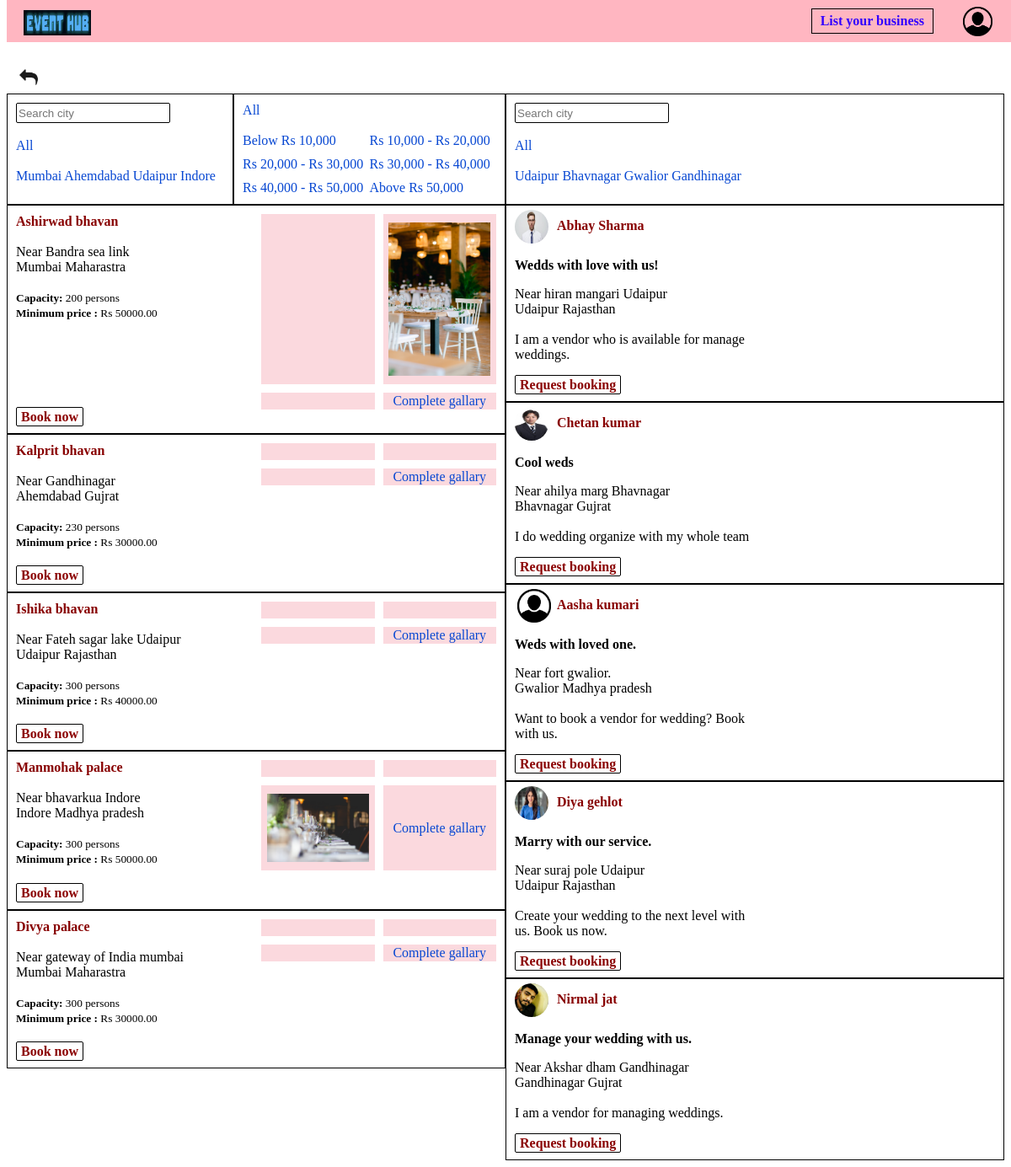
The page /book/1/ on the database as committed earlier.
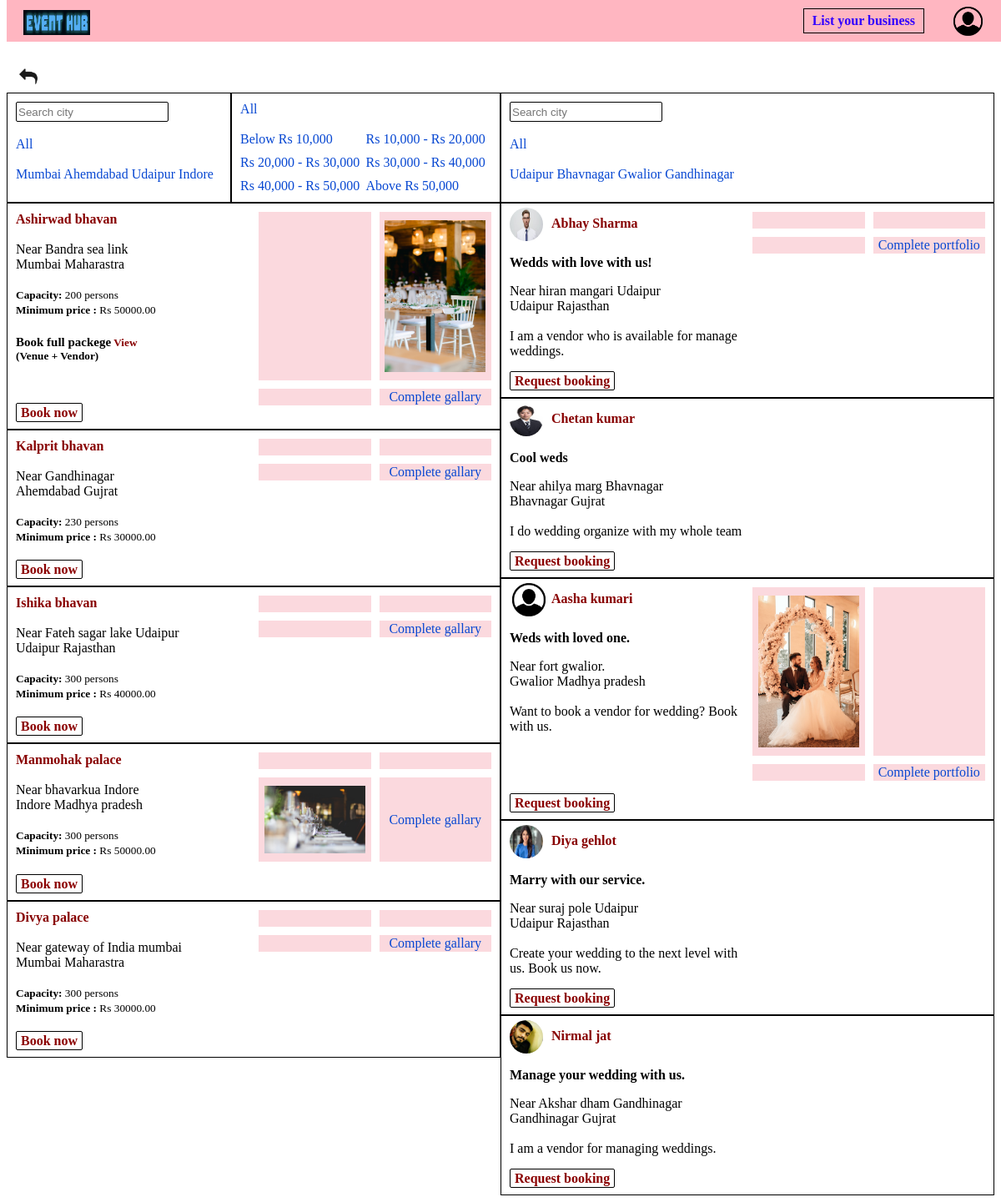
The same page on the database as committed later.
### EventPlanner/models.py (models this page shows, shortened)
class Venue(models.Model):
    name = models.CharField(max_length=100,null = False,blank = False)
    about = models.TextField(blank = True,null = True)
    min_price = models.DecimalField(max_digits = 10, decimal_places = 2,null = True,blank = True)
    max_capacity = models.IntegerField(null = False,blank = False)
    location = models.TextField(null = False,blank = False)
    city = models.CharField(max_length = 20,null = False,blank = False)
    state = models.CharField(choices = venue_choices,max_length = 50,null = False,blank = False)
    vendors = models.ManyToManyField(User,null = True,blank = True)
    category = models.ManyToManyField(Category)
    service_offered = models.TextField(null = True,blank = True)
    contact_info = models.TextField(null = False,blank = False)
    venue_images = models.ManyToManyField('Image', blank = True,null = True)

class Image(models.Model):
    user_profile = models.ForeignKey('userprofile',on_delete = models.CASCADE,null = True,blank = True)
    venue_object = models.ForeignKey('Venue',on_delete = models.CASCADE,null = True, blank = True)
    image = models.ImageField(upload_to='images/',null = True,blank = True)
    upload_date = models.DateTimeField(auto_now = True)

class Event(models.Model):
    category = models.ForeignKey(Category,on_delete=models.CASCADE)
    event_planner = models.ForeignKey(User,on_delete=models.CASCADE,null=True)
    name = models.CharField(max_length=100)
    description = models.TextField(null=True,blank=True)

class UserProfile(models.Model):
    user = models.OneToOneField(User,on_delete=models.CASCADE)
    user_type = models.CharField(choices=user_type_choices,max_length=50)
    contact_info = models.CharField(max_length = 200,blank = True,null = True,verbose_name='Contact information')
    company_name = models.CharField(max_length =  50,blank = True,null = True)
    website = models.URLField(max_length = 200,blank = True,null = True)
    about = models.TextField(blank = True,null = True)
    city = models.CharField(max_length = 20,null = False,blank = False)
    state = models.CharField(max_length = 20,null = False,blank = False)
    location = models.TextField(blank = True,null = True)
    service_offered = models.TextField(blank = True,null = True)
    profile_picture = models.ImageField(upload_to = 'images/',null = True,blank = True)
    vendor_images = models.ManyToManyField('Image', blank = True,null = True,related_name = 'portfolio_images')

### customer/views.py (the view, shortened to what this page needs)
# urls.py: path('book/<int:pk>/',views.book),
def book(request,pk):
    if not request.user.is_authenticated or request.user.userprofile.user_type == 'is_customer':
        error = None
        category = Category.objects.get(id = pk)
        events_on_category = Event.objects.filter(category = category)
        events = Event.objects.filter(category = category)
        venues = Venue.objects.filter(category = category)
        venues_on_category = Venue.objects.filter(category = category)
        if request.method == 'GET':
            venue_city = request.GET.get('venue-city')
            min_price = request.GET.get('min_price')
            max_price = request.GET.get('max_price')
            vendor_city = request.GET.get('vendor-city')
            vendor_name = request.GET.get('vendor-name')
            vendor_first_name = request.GET.get('vendor-first-name')
            vendor_last_name = request.GET.get('vendor-last-name')
            try:
                if venue_city and not min_price:
                    venues = Venue.objects.filter(category = category,city__icontains = venue_city)
                if min_price and max_price and not venue_city:
                    venues = Venue.objects.filter(category = category,min_price__lt = float(max_price),min_price__gte = float(min_price))
                if min_price and max_price and venue_city:
                    venues = Venue.objects.filter(category=category,city__icontains = venue_city,min_price__lt = float(max_price),min_price__gte = float(min_price))
            except:
                pass
        context = {'error':error,'events':events,'venues':venues,'pk':pk,'venue_city':venue_city,'min_price':min_price,'max_price':max_price,'vendor_city':vendor_city,'events_on_category':events_on_category,'venues_on_category':venues_on_category,}
        return render(request,'customer/booking.html',context)

### customer/templates/customer/booking.html (shortened to what this page needs)
<!DOCTYPE html>
<html lang="en">
<head>
    {% load static %}
    <link rel="stylesheet" type="text/css" href="{% static 'customer/css/booking.css' %}">
    <link rel="stylesheet" href="{% static 'EventPlanner/css/navbar.css' %}">
</head>
<body>
    <div class="navbar-div">
        {% include 'navbar.html' %}
        </div>
        <a href="{{request.META.HTTP_REFERER}}" class="go-back">
            <img src="/static/images/back.png" alt="" width="40px"  >
        </a>
        <div class="grid-div">
            {% if venues %}
            <div class="venue-div">
                <div class="filter-div-event">
                    <div class="filter">
                        <form action="" method="GET">
                            <input type="text" placeholder="Search city" name="venue-city" class="search-bar-city" >
                        </form>
                        <br>
                        <a href="/book/{{pk}}/" class="all-city">All</a>
                        <br><br>
                        {% for venue in venues %}
                            {% if not min_price %}
                            <a href="/book/{{pk}}/?venue-city={{venue.city}}"
                                class="venue-{{venue.city}} venue-city">{{venue.city}}</a>
                            {% else %}
                            <a href="/book/{{pk}}/?min_price={{min_price}}&max_price={{max_price}}&venue-city={{venue.city}}"
                                class="venue-{{venue.city}} venue-city">{{venue.city}}</a>
                            {% endif %}
                        {% endfor %}
                    </div>
                    <div class="filter">
                        <a href="/book/{{pk}}/" class="all-price-range">All</a>
                        <br><br>
                        {% if not venue_city %}
                        <div class="venue-price-range">
                            <div>
                                <a href="/book/{{pk}}/?min_price=0&max_price=9999" class="price-range">Below Rs 10,000</a>
                            </div>
                            <div>
                                <a href="/book/{{pk}}/?min_price=10000&max_price=19999" class="price-range">Rs 10,000 - Rs 20,000</a>
                            </div>
                            <div>
                                <a href="/book/{{pk}}/?min_price=20000&max_price=29999" class="price-range">Rs 20,000 - Rs 30,000</a>
                            </div>
                            <div>
                                <a href="/book/{{pk}}/?min_price=30000&max_price=39999" class="price-range">Rs 30,000 - Rs 40,000</a>
                            </div>
                            <div>
                                <a href="/book/{{pk}}/?min_price=40000&max_price=49999" class="price-range">Rs 40,000 - Rs 50,000</a>
                            </div>
                            <div>
                                <a href="/book/{{pk}}/?min_price=50000&max_price=10000000000" class="price-range">Above Rs 50,000</a>
                            </div>
                        </div>
                        {% endif %}
                    </div>
                </div>
            {% for venue in venues %}
                <div class="event-info-div">
                    <div class="venue-info-container">
                        <div>
                            <a href="/venue-info/{{venue.id}}/" class="venue-name">
                                {{venue.name}}
                            </a>
                            <br><br>
                            <div class="venue-location">
                                <div>{{venue.location}}</div>
                                <div>{{venue.city}} {{venue.state}}</div>
                            </div>
                            <br>
                            <small><b>Capacity:  </b>{{venue.max_capacity}} persons</small>
                            <div><small><b>Minimum price :</b> Rs {{venue.min_price}}</small></div>
                            <h5>
                                {% if venue.vendors.all %}
                                <div><b style="font-size: 15px;"> Book full packege</b> <a href="/full-package/{{venue.id}}/" class="view">View</a></div>
                                (Venue + Vendor)
                                {% endif %}
                            </h5>
                        </div>
                        <div class="portfolio-div">
                            {% for image in venue.venue_images.all %}
                                {% if forloop.counter == 1 %}
                                <div class="showcase-img"><img src="{{image.image.url}}" alt="" ></div>
                                {% endif %}
                                {% if forloop.counter == 2 %}
                                <div class="showcase-img"><img src="{{image.image.url}}" alt="" ></div>
                                {% endif %}
                                {% if forloop.counter == 3 %}
                                <div class="showcase-img"><img src="{{image.image.url}}" alt="" ></div>
                                {% endif %}
                            {% endfor %}
                            {% if venue.venue_images.all %}
                            <div class="all-portfolio">
                                <a href="/venue-info/{{venue.id}}/" class="complete-gallary">Complete gallary</a>
                            </div>
                            {% endif %}
                        </div>
                    </div>
                    <div>
                        {% if request.user.is_authenticated %}
                        {% if request.user.userprofile.user_type == 'is_customer' %}
                        <div>
                            <p>Select date and time</p>
                            <form action="/create-book/" method="POST">
                                {% csrf_token %}
                                <input type="date" name="date" placeholder="date" required class="date-input">
                                <input type="time" name="time" placeholder="time" class="time-input">
                                <input type="hidden" value="{{venue.id}}" name="venue_id">
                                <button type="submit" class="book-now-button">Book now</button>
                            {% endif %}
                        </div>
                        {% else %}
                        <div>
                            <a href="/login/" class="unauth-book-now-button">Book now</a>
                        </div>
                        {% endif %}
                    </div>
                </div>
                {% endfor %}
            </div>
            {% endif %}
            {% if events %}
            <div class="vendor-div">
                <div class="filter-div-vendor">
                    <div class="filter">
                        <form action="" method="GET">
                            <input type="text" placeholder="Search city" name="vendor-city" class="search-bar-city">
                        </form>
                        <br>
                        <a href="/book/{{pk}}/" class="all-city">All</a>
                        <br><br>
                        {% for event in events %}
                        <a href="/book/{{pk}}/?vendor-city={{event.event_planner.userprofile.city}}"
                            class="vendor-{{event.event_planner.userprofile.city}} vendor-city">{{event.event_planner.userprofile.city}}
                        </a>
                        {% endfor %}
                    </div>
                </div>
                {% for event in events %}
                    <div class="event-info-div">
                        <div class="vendor-info-container">
                            <div>
                                {% if event.event_planner.userprofile.profile_picture %}
                                <a href="/event-planner-info/{{event.event_planner.id}}/" class="profile-image-div">
                                        <img src="{{event.event_planner.userprofile.profile_picture.url}}" alt="" width="40" height="40" class="profile-image">
                                </a>
                                {% else %}
                                <a href="/event-planner-info/{{event.event_planner.id}}/" class="profile-image-div">
                                    <div> <img src="/static/images/No profile.jpeg" alt="" width="40" height="40" class="default-profile" style="margin-right: 7px;"></div>
                                </a>
                                {% endif %}
                                <a href="/event-planner-info/{{event.event_planner.id}}/" class="vendor-name">
                                    {{event.event_planner.first_name}} {{event.event_planner.last_name}}
                                </a>
                                <br><br>
                            <p>
                               <b>{{event.name}}</b>
                            </p>
                            <div class="vendor-location">
                                <div>
                                    {{event.event_planner.userprofile.location}}
                                </div>
                                <div>
                                    {{event.event_planner.userprofile.city}} {{event.event_planner.userprofile.state}}
                                </div>
                            </div>
                            <br>
                            <div>{{event.description}}</div>
                        </div>
                                <div class="portfolio-div">
                                    {% for image in event.event_planner.userprofile.vendor_images.all %}
                                        {% if forloop.counter == 1 %}
                                        <div class="showcase-img"><img src="{{image.image.url}}" alt="" ></div>
                                        {% endif %}
                                        {% if forloop.counter == 2 %}
                                        <div class="showcase-img"><img src="{{image.image.url}}" alt="" ></div>
                                        {% endif %}
                                        {% if forloop.counter == 3 %}
                                        <div class="showcase-img"><img src="{{image.image.url}}" alt="" ></div>
                                        {% endif %}
                                    {% endfor %}
                                        {% if event.event_planner.userprofile.vendor_images.all %}
                                        <div class="all-portfolio">
                                            <a href="/event-planner-info/{{event.event_planner.id}}/" class="complete-portfolio">Complete portfolio</a>
                                        </div>
                                        {% endif %}
                                </div>
                    </div>
                    <div>
                        {% if request.user.is_authenticated %}
                        {% if request.user.userprofile.user_type == 'is_customer' %}
                        <form action="/create-book/" method="POST">
                            {% csrf_token %}
                            <p><b>Enter venue location :</b> </p>
                            <input type="text" name="location" placeholder="Location" required>
                            <p><b>Select date and time for event</b></p>
                            <input type="date" name="date" placeholder="date" required class="date-input">
                            <input type="time" name="time" placeholder="time" class="time-input">
                            <input type="hidden" value="{{event.event_planner.id}}" name="vendor_id">
                            <button type="submit" class="request-booking-button">Request booking</button>
                        </form>
                        {% endif %}
                    {% else %}
                    <br>
                    <a href="/login/" class="un-auth-book">Request booking</a>
                    {% endif %}
                    </div>
                </div>
                {% endfor %}
            {% endif %}
        </div>
</body>
</html>

Rows that differ between the two databases and show on the page:
shown differently, row unchanged: Venue "Ashirwad bhavan": now shows "Book full packege View (Venue + Vendor)"
shown differently, row unchanged: Event "Wedds with love with us!": now shows "Complete portfolio"
shown differently, row unchanged: Event "Weds with loved one.": now shows "Complete portfolio"
added Image: image (picture), shown under Event "Weds with loved one."
